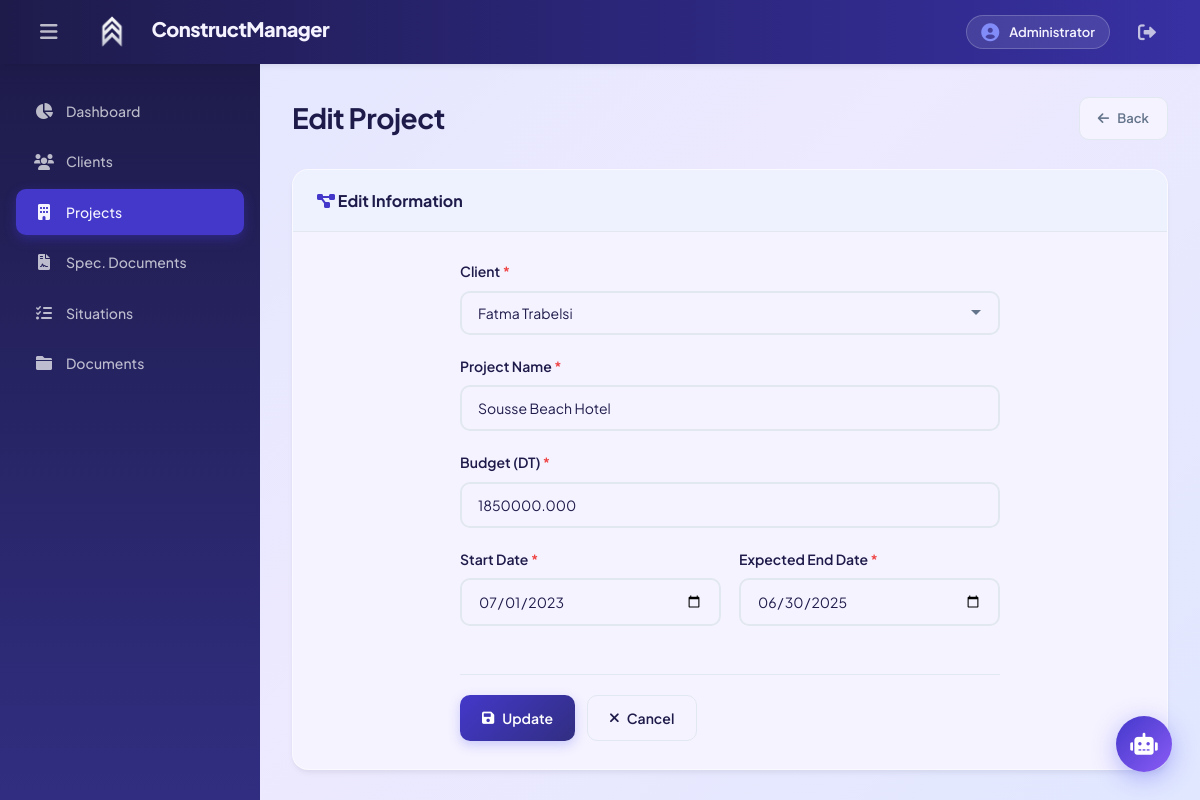
The app's page /index.php?controller=project&action=edit&id=2 (signed in) with its own data.
### tables this page shows
CREATE TABLE Project (
    Project_id INT NOT NULL,
    Client_id INT NOT NULL,
    SD_id INT,
    Project_name VARCHAR(20),
    Budget DECIMAL(10,3),
    Project_start_date DATE,
    Project_expected_end_date DATE,
    PRIMARY KEY (Project_id),
    FOREIGN KEY (Client_id) REFERENCES Client(Client_id),
    FOREIGN KEY (SD_id) REFERENCES SD(SD_id)
);

CREATE TABLE Client (
    Client_id INT NOT NULL,
    First_name VARCHAR(20),
    Last_name VARCHAR(20),
    Address VARCHAR(30),
    PRIMARY KEY (Client_id)
);

### config/database.php (called while the page is built, shortened)
<?php
class Database {
    private $host = "localhost";
    private $db_name = "construction_management";
    private $username = "root";
    private $password = "";
    public function getConnection() {
        $this->conn = null;
        try {
            $this->conn = new PDO("mysql:host=" . $this->host . ";dbname=" . $this->db_name,
                                  $this->username, $this->password);
            $this->conn->setAttribute(PDO::ATTR_ERRMODE, PDO::ERRMODE_EXCEPTION);
            $this->conn->exec("set names utf8");
        } catch(PDOException $exception) {
            echo "Connection error: " . $exception->getMessage();
        }
        return $this->conn;
    }
}
?>

### models/Project.php (called while the page is built, shortened)
<?php
class Project {
    private $conn;
    private $table_name = "Project";
    public $Project_id;
    public function __construct($db) {
        $this->conn = $db;
    }
    public function readOne() {
        $query = "SELECT p.*, c.First_name, c.Last_name, c.Address, s.Version, s.date_creation
                  FROM " . $this->table_name . " p
                  LEFT JOIN Client c ON p.Client_id = c.Client_id
                  LEFT JOIN SD s ON p.SD_id = s.SD_id
                  WHERE p.Project_id = ? LIMIT 1";
        $stmt = $this->conn->prepare($query);
        $stmt->bindParam(1, $this->Project_id);
        $stmt->execute();
        $row = $stmt->fetch(PDO::FETCH_ASSOC);
        if($row) {
            $this->Client_id = $row['Client_id'];
            $this->SD_id = $row['SD_id'];
            $this->Project_name = $row['Project_name'];
            $this->Budget = $row['Budget'];
            $this->Project_start_date = $row['Project_start_date'];
            $this->Project_expected_end_date = $row['Project_expected_end_date'];
            return $row;
        }
        return false;
    }
}
?>

### models/Client.php (called while the page is built, shortened)
<?php
class Client {
    private $conn;
    private $table_name = "Client";
    public function __construct($db) {
        $this->conn = $db;
    }
public function getAllClients() {
        $query = "SELECT Client_id, First_name, Last_name FROM " . $this->table_name . " ORDER BY Last_name";
        $stmt = $this->conn->prepare($query);
        $stmt->execute();
        return $stmt;
    }
}
?>

### views/project-form.php (the view, shortened to what this page needs)
<?php
require_once 'views/layout/header.php';
require_once 'views/layout/sidebar.php';
$is_edit = isset($project) && !empty($project);
$title = $is_edit ? 'Edit Project' : 'New Project';
$action = $is_edit ? 'update&id=' . $project['Project_id'] : 'store';
$has_clients = !empty($clients);
?>
<div class="page-container">
    <div class="page-header">
        <h2><?php echo $title; ?></h2>
        <a href="index.php?controller=project&action=index" class="btn-back">
            <i class="fas fa-arrow-left"></i> Back
        </a>
    </div>
    <?php if(!$has_clients && !$is_edit): ?>
    <div class="alert alert-warning">
        <i class="fas fa-exclamation-triangle"></i>
        <span>No client exists in the database.</span>
        <a href="index.php?controller=client&action=create" class="btn btn-primary" style="margin-left: auto;">
            <i class="fas fa-plus"></i> Create a client first
        </a>
    </div>
    <?php else: ?>
    <div class="content-card">
        <div class="card-header">
            <h3><i class="fas fa-project-diagram text-primary"></i>
                <?php echo $is_edit ? 'Edit Information' : 'Fill Information'; ?>
            </h3>
        </div>
        <div class="form-container">
            <form action="index.php?controller=project&action=<?php echo $action; ?>" method="POST" class="crud-form">
                <div class="form-group">
                    <label for="Client_id">Client <span class="required">*</span></label>
                    <select id="Client_id" name="Client_id" required class="form-control">
                        <?php foreach($clients as $client): ?>
                        <option value="<?php echo $client['Client_id']; ?>"
                            <?php echo ($is_edit && $project['Client_id'] == $client['Client_id']) ? 'selected' : ''; ?>>
                            <?php echo htmlspecialchars($client['First_name'] . ' ' . $client['Last_name']); ?>
                        </option>
                        <?php endforeach; ?>
                    </select>
                </div>
                <div class="form-group">
                    <label for="Project_name">Project Name <span class="required">*</span></label>
<input type="text" id="Project_name" name="Project_name"
                           value="<?php echo $is_edit ? htmlspecialchars($project['Project_name']) : ''; ?>"
                           placeholder="Enter project name" required class="form-control">
                </div>
                <div class="form-group">
                    <label for="Budget">Budget (DT) <span class="required">*</span></label>
<input type="number" step="0.001" id="Budget" name="Budget"
                           value="<?php echo $is_edit ? $project['Budget'] : ''; ?>"
                           placeholder="Enter budget amount" required class="form-control">
                </div>
                <div class="form-row">
                    <div class="form-group">
                        <label for="Project_start_date">Start Date <span class="required">*</span></label>
                        <input type="date" id="Project_start_date" name="Project_start_date"
                               value="<?php echo $is_edit ? $project['Project_start_date'] : ''; ?>"
                               required class="form-control">
                    </div>
                    <div class="form-group">
                        <label for="Project_expected_end_date">Expected End Date <span class="required">*</span></label>
                        <input type="date" id="Project_expected_end_date" name="Project_expected_end_date"
                               value="<?php echo $is_edit ? $project['Project_expected_end_date'] : ''; ?>"
                               required class="form-control">
                    </div>
                </div>
                <div class="form-actions">
                    <button type="submit" class="btn btn-primary">
                        <i class="fas fa-save"></i> <?php echo $is_edit ? 'Update' : 'Create Project'; ?>
                    </button>
                    <a href="index.php?controller=project&action=index" class="btn btn-secondary">
                        <i class="fas fa-times"></i> Cancel
                    </a>
                </div>
            </form>
        </div>
    </div>
    <?php endif; ?>
</div>
<?php require_once 'views/layout/footer.php'; ?>

### assets/css/style.css (style rules this page uses)
:root { --primary: #4338ca; --primary-dark: #312e81; --primary-light: #c7d2fe; --secondary: #6366f1; --accent: #06b6d4; --success: #10b981; --warning: #f59e0b; --danger: #ef4444; --info: #0ea5e9; --dark: #1e1b4b; --dark-secondary: #312e81; --dark-tertiary: #3730a3; --gray: #64748b; --gray-light: #94a3b8; --gray-lighter: #e2e8f0; --light: #eef2ff; --white: #f5f3ff; --glass: rgba(239, 238, 255, 0.9); --glass-dark: rgba(30, 27, 75, 0.95); --sidebar-width: 260px; --header-height: 64px; --radius: 16px; --radius-sm: 10px; --shadow: 0 4px 6px -1px rgba(0, 0, 0, 0.05), 0 2px 4px -1px rgba(0, 0, 0, 0.03); --shadow-lg: 0 20px 25px -5px rgba(0, 0, 0, 0.1), 0 10px 10px -5px rgba(0, 0, 0, 0.04); --transition: all 0.3s cubic-bezier(0.4, 0, 0.2, 1); }
* { margin: 0; padding: 0; box-sizing: border-box; }
body { font-family: 'Plus Jakarta Sans', sans-serif; background: linear-gradient(135deg, #e0e7ff 0%, #ede9fe 50%, #e0e7ff 100%); color: var(--dark); line-height: 1.6; -webkit-font-smoothing: antialiased; }
.dashboard-container, .page-container { max-width: 1400px; margin: 0 auto; }
.page-header { display: flex; align-items: center; justify-content: space-between; margin-bottom: 28px; }
.page-header h2 { font-size: 28px; font-weight: 700; color: var(--dark); letter-spacing: -0.5px; }
.content-card, .detail-card { background: var(--white); border-radius: var(--radius); box-shadow: var(--shadow); overflow: hidden; border: 1px solid rgba(255,255,255,0.5); }
.card-header { padding: 18px 24px; border-bottom: 1px solid var(--gray-lighter); background: var(--light); }
.card-header h3 { color: var(--dark); font-size: 16px; font-weight: 700; }
.btn { padding: 11px 22px; border: none; border-radius: 10px; font-size: 14px; font-weight: 600; cursor: pointer; transition: var(--transition); display: inline-flex; align-items: center; gap: 8px; text-decoration: none; font-family: 'Plus Jakarta Sans', sans-serif; }
.btn-primary { background: linear-gradient(135deg, var(--primary), var(--primary-dark)); color: white; box-shadow: 0 4px 12px rgba(99, 102, 241, 0.3); }
.btn-secondary { background: var(--white); color: var(--dark); border: 1px solid var(--gray-lighter); }
.btn-back { display: inline-flex; align-items: center; gap: 8px; padding: 10px 18px; background: var(--white); color: var(--gray); text-decoration: none; border-radius: 10px; font-weight: 600; border: 1px solid var(--gray-lighter); font-size: 13px; }
.form-container { padding: 28px; }
.crud-form { max-width: 540px; margin: 0 auto; }
.form-group { margin-bottom: 20px; }
.form-group label { display: block; margin-bottom: 8px; font-weight: 600; color: var(--dark); font-size: 14px; }
.required { color: var(--danger); }
.form-control { width: 100%; padding: 12px 16px; border: 2px solid var(--gray-lighter); border-radius: 10px; font-size: 14px; transition: var(--transition); font-family: 'Plus Jakarta Sans', sans-serif; background: var(--white); color: var(--dark); }
.form-control::placeholder { color: var(--gray-light); }
select.form-control { cursor: pointer; appearance: none; background-repeat: no-repeat; background-position: right 16px center; padding-right: 40px; }
.form-row { display: grid; grid-template-columns: 1fr 1fr; gap: 18px; }
.form-actions { display: flex; gap: 12px; margin-top: 28px; padding-top: 20px; border-top: 1px solid var(--gray-lighter); }
.text-primary { color: var(--primary); }
:root { --sidebar-collapsed-width: 64px; }

### records on screen
project: Client_id "Fatma Trabelsi", Project_name "Sousse Beach Hotel", Budget "1850000.000", Project_start_date "07/01/2023", Project_expected_end_date "06/30/2025"

### other values on screen
$title "Edit Project"
